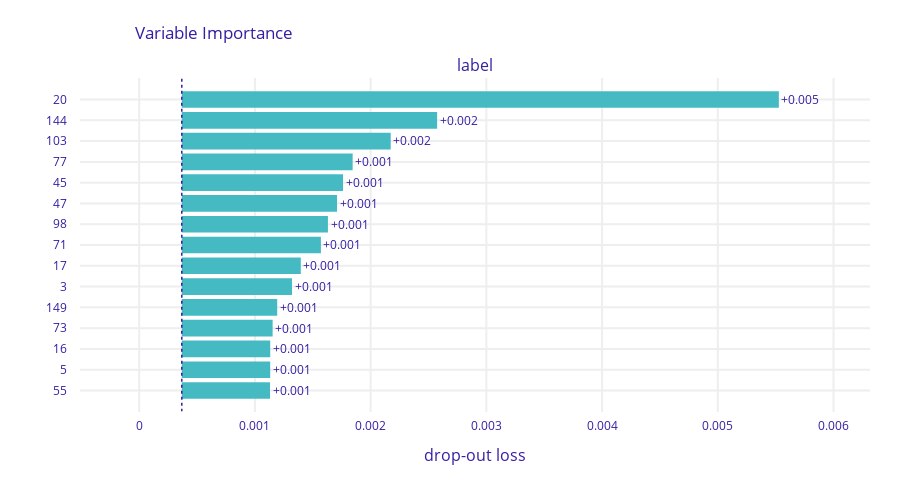

The notebook cell saved with this chart:
### Code cell
# Plotting top 10 most important variables for the training and validation sets 
vi_train_val.plot(max_vars=15)

### Figure 1 — Plotly figure (JSON) as saved in the notebook; plotly's stock layout.template omitted (floating-point values rounded to 4 significant figures)
{"data": [{"base": 0.0003682, "hoverinfo": "text", "hoverlabel": {"bgcolor": "rgba(0,0,0,0.8)"}, "hovertext": ["Model: label loss after<br>variable: 20 is permuted: 0.006<br>Drop-out loss change: +0.005", "Model: label loss after<br>variable: 144 is permuted: 0.003<br>Drop-out loss change: +0.002", "Model: label loss after<br>variable: 103 is permuted: 0.002<br>Drop-out loss change: +0.002", "Model: label loss after<br>variable: 77 is permuted: 0.002<br>Drop-out loss change: +0.001", "Model: label loss after<br>variable: 45 is permuted: 0.002<br>Drop-out loss change: +0.001", "Model: label loss after<br>variable: 47 is permuted: 0.002<br>Drop-out loss change: +0.001", "Model: label loss after<br>variable: 98 is permuted: 0.002<br>Drop-out loss change: +0.001", "Model: label loss after<br>variable: 71 is permuted: 0.002<br>Drop-out loss change: +0.001", "Model: label loss after<br>variable: 17 is permuted: 0.001<br>Drop-out loss change: +0.001", "Model: label loss after<br>variable: 3 is permuted: 0.001<br>Drop-out loss change: +0.001", "Model: label loss after<br>variable: 149 is permuted: 0.001<br>Drop-out loss change: +0.001", "Model: label loss after<br>variable: 73 is permuted: 0.001<br>Drop-out loss change: +0.001", "Model: label loss after<br>variable: 16 is permuted: 0.001<br>Drop-out loss change: +0.001", "Model: label loss after<br>variable: 5 is permuted: 0.001<br>Drop-out loss change: +0.001", "Model: label loss after<br>variable: 55 is permuted: 0.001<br>Drop-out loss change: +0.001"], "marker": {"color": "#46bac2"}, "orientation": "h", "showlegend": false, "text": ["+0.005", "+0.002", "+0.002", "+0.001", "+0.001", "+0.001", "+0.001", "+0.001", "+0.001", "+0.001", "+0.001", "+0.001", "+0.001", "+0.001", "+0.001"], "textposition": "outside", "type": "bar", "x": [0.005159, 0.002206, 0.001805, 0.001476, 0.001393, 0.001341, 0.001263, 0.001202, 0.001028, 0.0009524, 0.0008245, 0.000785, 0.0007642, 0.000764, 0.0007624], "xaxis": "x", "y": [20, 144, 103, 77, 45, 47, 98, 71, 17, 3, 149, 73, 16, 5, 55], "yaxis": "y"}], "layout": {"annotations": [{"font": {"size": 16}, "showarrow": false, "text": "label", "x": 0.5, "xanchor": "center", "xref": "paper", "y": 1, "yanchor": "bottom", "yref": "paper"}, {"font": {"size": 16}, "showarrow": false, "text": "drop-out loss", "x": 0.5, "xanchor": "center", "xref": "paper", "y": 0, "yanchor": "top", "yref": "paper", "yshift": -30}], "font": {"color": "#371ea3"}, "height": 483, "margin": {"b": 71, "r": 30, "t": 78}, "shapes": [{"line": {"color": "#371ea3", "dash": "dot", "width": 1.5}, "type": "line", "x0": 0.0003682, "x1": 0.0003682, "xref": "x", "y0": -1, "y1": 15, "yref": "y"}], "title": {"text": "Variable Importance", "x": 0.15}, "xaxis": {"anchor": "y", "automargin": true, "domain": [0, 1], "fixedrange": true, "gridwidth": 2, "range": [-0.0005114, 0.006315], "tickcolor": "white", "ticklen": 3, "ticks": "outside", "type": "linear", "zeroline": false}, "yaxis": {"anchor": "x", "automargin": true, "autorange": "reversed", "domain": [0, 1], "fixedrange": true, "gridwidth": 2, "tickcolor": "white", "ticklen": 10, "ticks": "outside", "type": "category"}}}
